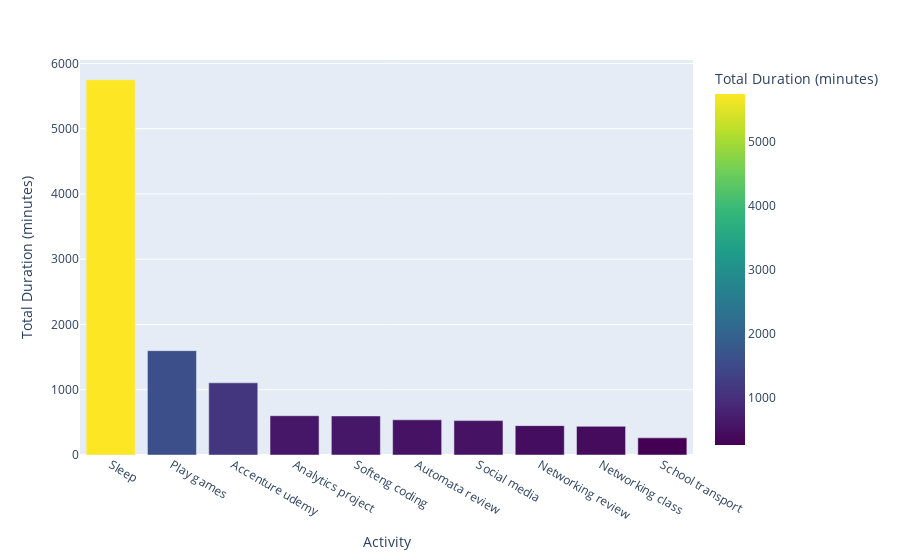

Notebook cell for this chart:
### Code cell
# Group by 'Activity Description' and sum the 'Duration (mins)' for each activity
# Total Duration of Top 10 Activities
total_duration_per_activity = df.groupby('Activity Description')['Duration (mins)'].sum().reset_index()

# Sort data by duration and take the top 10 activities
top_10_duration_per_activity = total_duration_per_activity.sort_values(by='Duration (mins)', ascending=False).head(10)

# Create the interactive bar chart
fig2 = px.bar(top_10_duration_per_activity, x='Activity Description', y='Duration (mins)',
                             title='',
                             labels={'Activity Description': 'Activity', 'Duration (mins)': 'Total Duration (minutes)'},
                             color='Duration (mins)', color_continuous_scale='Viridis')

# Show the plot
fig2.show()

### Figure 1 — Plotly figure (JSON) as saved in the notebook; plotly's stock layout.template omitted (floating-point values rounded to 4 significant figures)
{"data": [{"alignmentgroup": "True", "hovertemplate": "Activity=%{x}<br>Total Duration (minutes)=%{marker.color}<extra></extra>", "legendgroup": "", "marker": {"color": [5750, 1599, 1106, 602, 598, 539, 527, 450, 439, 263], "coloraxis": "coloraxis", "pattern": {"shape": ""}}, "name": "", "offsetgroup": "", "orientation": "v", "showlegend": false, "textposition": "auto", "type": "bar", "x": ["Sleep", "Play games", "Accenture udemy", "Analytics project", "Softeng coding", "Automata review", "Social media", "Networking review", "Networking class", "School transport"], "xaxis": "x", "y": [5750, 1599, 1106, 602, 598, 539, 527, 450, 439, 263], "yaxis": "y"}], "layout": {"barmode": "relative", "coloraxis": {"colorbar": {"title": {"text": "Total Duration (minutes)"}}, "colorscale": [[0, "#440154"], [0.1111, "#482878"], [0.2222, "#3e4989"], [0.3333, "#31688e"], [0.4444, "#26828e"], [0.5556, "#1f9e89"], [0.6667, "#35b779"], [0.7778, "#6ece58"], [0.8889, "#b5de2b"], [1, "#fde725"]]}, "legend": {"tracegroupgap": 0}, "margin": {"t": 60}, "xaxis": {"anchor": "y", "domain": [0, 1], "title": {"text": "Activity"}}, "yaxis": {"anchor": "x", "domain": [0, 1], "title": {"text": "Total Duration (minutes)"}}}}
